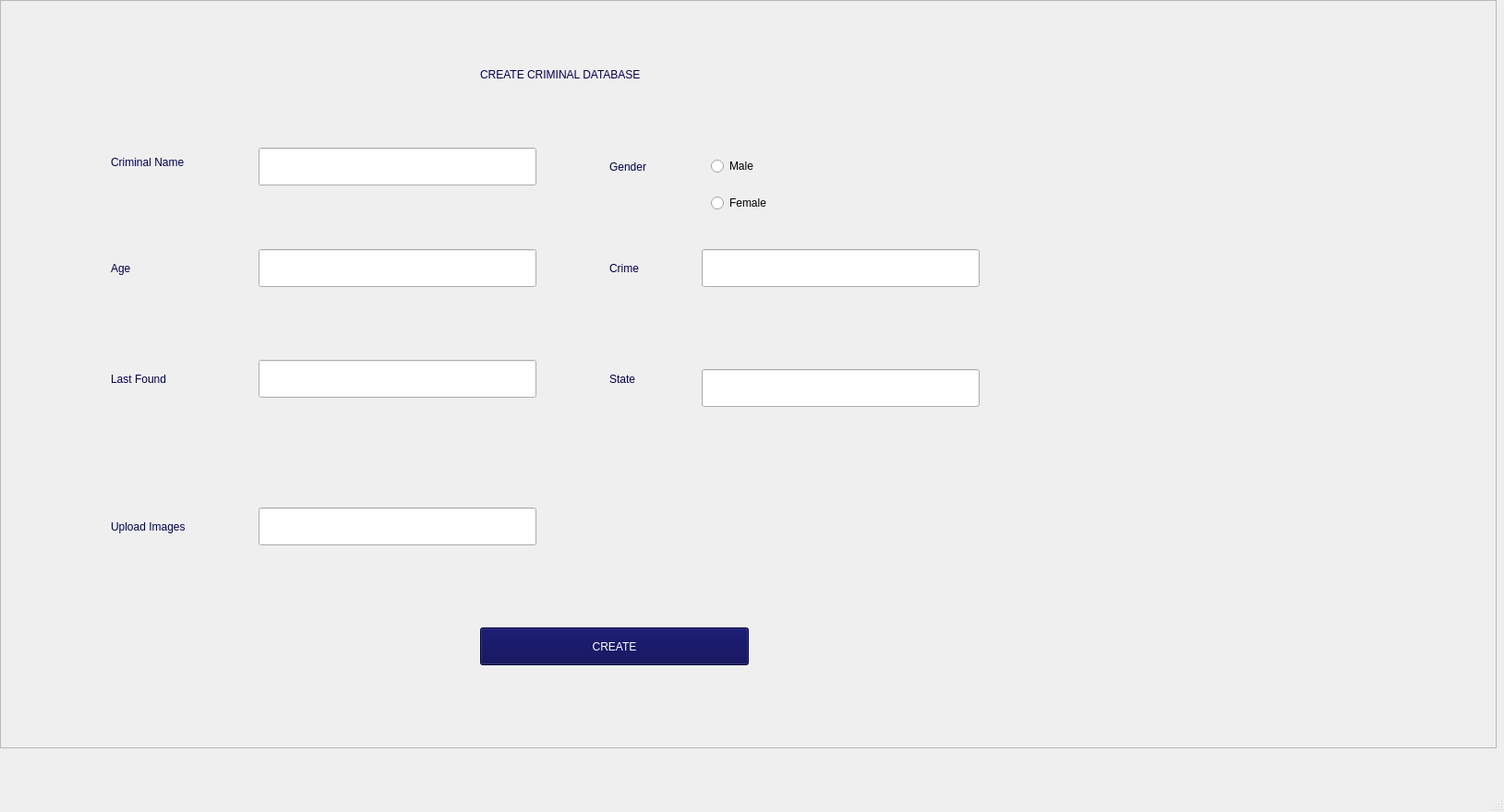
<?xml version="1.0" encoding="UTF-8"?>
<ui version="4.0">
 <class>MainWindow</class>
 <widget class="QMainWindow" name="MainWindow">
  <property name="geometry">
   <rect>
    <x>0</x>
    <y>0</y>
    <width>1629</width>
    <height>880</height>
   </rect>
  </property>
  <property name="windowTitle">
   <string>MainWindow</string>
  </property>
  <widget class="QWidget" name="centralwidget">
   <widget class="QFrame" name="frame">
    <property name="geometry">
     <rect>
      <x>0</x>
      <y>0</y>
      <width>1621</width>
      <height>811</height>
     </rect>
    </property>
    <property name="frameShape">
     <enum>QFrame::StyledPanel</enum>
    </property>
    <property name="frameShadow">
     <enum>QFrame::Raised</enum>
    </property>
    <widget class="QLabel" name="label">
     <property name="geometry">
      <rect>
       <x>70</x>
       <y>-80</y>
       <width>1591</width>
       <height>821</height>
      </rect>
     </property>
     <property name="text">
      <string/>
     </property>
    </widget>
    <widget class="QLineEdit" name="lineEdit">
     <property name="geometry">
      <rect>
       <x>280</x>
       <y>160</y>
       <width>301</width>
       <height>41</height>
      </rect>
     </property>
    </widget>
    <widget class="QLabel" name="label_2">
     <property name="geometry">
      <rect>
       <x>120</x>
       <y>155</y>
       <width>141</width>
       <height>41</height>
      </rect>
     </property>
     <property name="styleSheet">
      <string notr="true">font: 75 12pt &quot;Georgia&quot;;
color: rgb(0, 0, 77);</string>
     </property>
     <property name="text">
      <string>Criminal Name</string>
     </property>
    </widget>
    <widget class="QLabel" name="label_3">
     <property name="geometry">
      <rect>
       <x>660</x>
       <y>160</y>
       <width>91</width>
       <height>41</height>
      </rect>
     </property>
     <property name="styleSheet">
      <string notr="true">font: 75 12pt &quot;Georgia&quot;;
color: rgb(0, 0, 77);</string>
     </property>
     <property name="text">
      <string>Gender</string>
     </property>
    </widget>
    <widget class="QLabel" name="label_4">
     <property name="geometry">
      <rect>
       <x>120</x>
       <y>270</y>
       <width>141</width>
       <height>41</height>
      </rect>
     </property>
     <property name="styleSheet">
      <string notr="true">font: 75 12pt &quot;Georgia&quot;;
color: rgb(0, 0, 77);</string>
     </property>
     <property name="text">
      <string>Age</string>
     </property>
    </widget>
    <widget class="QLabel" name="label_6">
     <property name="geometry">
      <rect>
       <x>520</x>
       <y>60</y>
       <width>491</width>
       <height>41</height>
      </rect>
     </property>
     <property name="styleSheet">
      <string notr="true">font: 75 18pt &quot;Georgia&quot;;
color: rgb(0, 0, 77);</string>
     </property>
     <property name="text">
      <string>CREATE CRIMINAL DATABASE</string>
     </property>
    </widget>
    <widget class="QRadioButton" name="radioButton">
     <property name="geometry">
      <rect>
       <x>770</x>
       <y>170</y>
       <width>95</width>
       <height>20</height>
      </rect>
     </property>
     <property name="styleSheet">
      <string notr="true">font: 75 12pt &quot;Georgia&quot;;</string>
     </property>
     <property name="text">
      <string>Male</string>
     </property>
    </widget>
    <widget class="QRadioButton" name="radioButton_2">
     <property name="geometry">
      <rect>
       <x>770</x>
       <y>210</y>
       <width>95</width>
       <height>20</height>
      </rect>
     </property>
     <property name="styleSheet">
      <string notr="true">font: 75 12pt &quot;Georgia&quot;;</string>
     </property>
     <property name="text">
      <string>Female</string>
     </property>
    </widget>
    <widget class="QLineEdit" name="lineEdit_2">
     <property name="geometry">
      <rect>
       <x>280</x>
       <y>270</y>
       <width>301</width>
       <height>41</height>
      </rect>
     </property>
    </widget>
    <widget class="QLabel" name="label_5">
     <property name="geometry">
      <rect>
       <x>660</x>
       <y>270</y>
       <width>101</width>
       <height>41</height>
      </rect>
     </property>
     <property name="styleSheet">
      <string notr="true">font: 75 12pt &quot;Georgia&quot;;
color: rgb(0, 0, 77);</string>
     </property>
     <property name="text">
      <string>Crime</string>
     </property>
    </widget>
    <widget class="QLineEdit" name="lineEdit_3">
     <property name="geometry">
      <rect>
       <x>760</x>
       <y>270</y>
       <width>301</width>
       <height>41</height>
      </rect>
     </property>
    </widget>
    <widget class="QLabel" name="label_7">
     <property name="geometry">
      <rect>
       <x>120</x>
       <y>390</y>
       <width>141</width>
       <height>41</height>
      </rect>
     </property>
     <property name="styleSheet">
      <string notr="true">font: 75 12pt &quot;Georgia&quot;;
color: rgb(0, 0, 77);</string>
     </property>
     <property name="text">
      <string>Last Found</string>
     </property>
    </widget>
    <widget class="QLineEdit" name="lineEdit_4">
     <property name="geometry">
      <rect>
       <x>280</x>
       <y>390</y>
       <width>301</width>
       <height>41</height>
      </rect>
     </property>
    </widget>
    <widget class="QLabel" name="label_8">
     <property name="geometry">
      <rect>
       <x>660</x>
       <y>390</y>
       <width>141</width>
       <height>41</height>
      </rect>
     </property>
     <property name="styleSheet">
      <string notr="true">font: 75 12pt &quot;Georgia&quot;;
color: rgb(0, 0, 77);</string>
     </property>
     <property name="text">
      <string>State</string>
     </property>
    </widget>
    <widget class="QLineEdit" name="lineEdit_5">
     <property name="geometry">
      <rect>
       <x>760</x>
       <y>400</y>
       <width>301</width>
       <height>41</height>
      </rect>
     </property>
    </widget>
    <widget class="QLabel" name="label_9">
     <property name="geometry">
      <rect>
       <x>120</x>
       <y>550</y>
       <width>141</width>
       <height>41</height>
      </rect>
     </property>
     <property name="styleSheet">
      <string notr="true">font: 75 12pt &quot;Georgia&quot;;
color: rgb(0, 0, 77);</string>
     </property>
     <property name="text">
      <string>Upload Images</string>
     </property>
    </widget>
    <widget class="QLineEdit" name="lineEdit_6">
     <property name="geometry">
      <rect>
       <x>280</x>
       <y>550</y>
       <width>301</width>
       <height>41</height>
      </rect>
     </property>
    </widget>
    <widget class="QPushButton" name="pushButton">
     <property name="geometry">
      <rect>
       <x>520</x>
       <y>680</y>
       <width>291</width>
       <height>41</height>
      </rect>
     </property>
     <property name="styleSheet">
      <string notr="true">background-color: rgb(0, 0, 77);
font: 75 14pt &quot;Georgia&quot;;
color: rgb(255, 255, 255);</string>
     </property>
     <property name="text">
      <string>CREATE</string>
     </property>
    </widget>
   </widget>
  </widget>
  <widget class="QMenuBar" name="menubar">
   <property name="geometry">
    <rect>
     <x>0</x>
     <y>0</y>
     <width>1629</width>
     <height>26</height>
    </rect>
   </property>
  </widget>
  <widget class="QStatusBar" name="statusbar"/>
 </widget>
 <resources/>
 <connections/>
</ui>
